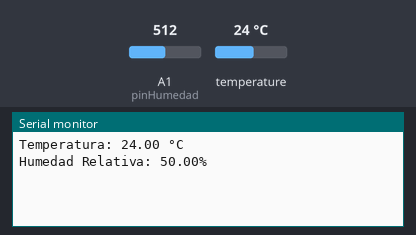
A sketch run on a simulated Arduino Uno, built with avr-gcc and run on an emulated ATmega328P. Parts: the last lines printed to the serial monitor. The inputs (shaded band) are chosen by the test bench; at power-on: temperature 24 °C, A1 (pinHumedad) = 512.

Above: at 2.2 s.
2.3 s: temperature set to 12 °C
At 3.8 s:
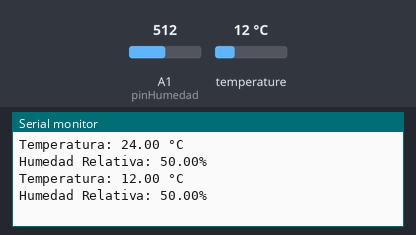
4.1 s: A1 (pinHumedad) set to 716
At 4.7 s:
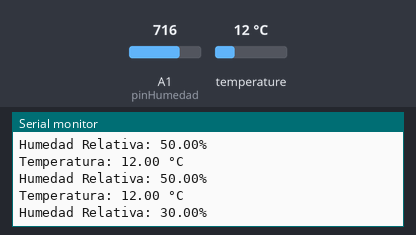
5.9 s: temperature set to 19 °C
At 7.5 s:
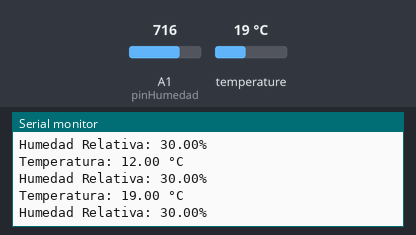
7.7 s: A1 (pinHumedad) set to 900
At 8.6 s:
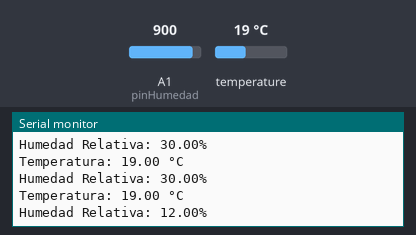
Timing chart, 0 to 10.5 s (numbered marks = the images above; inputs shaded):
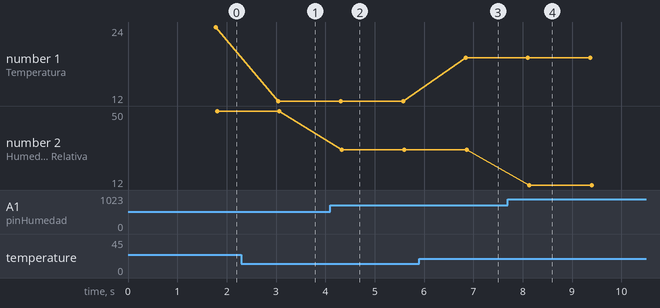

The sketch:

PruebaD18B20.ino
```cpp
#include <OneWire.h>
#include <DallasTemperature.h>
#define pinHumedad 1
OneWire ourWire(12);
DallasTemperature sensors(&ourWire);

void setup() {
  // put your setup code here, to run once:
  delay(1000);
  Serial.begin(9600);
  sensors.begin();

}

void loop() {
  // put your main code here, to run repeatedly:
  sensors.requestTemperatures();
  float temp = sensors.getTempCByIndex(0);
  float humedad = analogRead(pinHumedad);
  humedad = map(humedad,1024,0,0,100);

  Serial.print("Temperatura: ");
  Serial.print(temp);
  Serial.println(" °C");
  Serial.print("Humedad Relativa: ");
  Serial.print(humedad);
  Serial.println("%");
  delay(500);

}
```

Measured:
- after the input at 2.3 s, the serial monitor: prints a new line after 0.75 s (image 1)
- after the input at 4.1 s, the serial monitor: prints a new line after 0.24 s (image 2)
- after the input at 5.9 s, the serial monitor: prints a new line after 0.94 s (image 3)
- after the input at 7.7 s, the serial monitor: prints a new line after 0.43 s (image 4)
- plotted number 1: 24 → 12 after the input at 2.3 s, 12 → 19 after the input at 5.9 s
- plotted number 2: 50 → 30 after the input at 4.1 s
